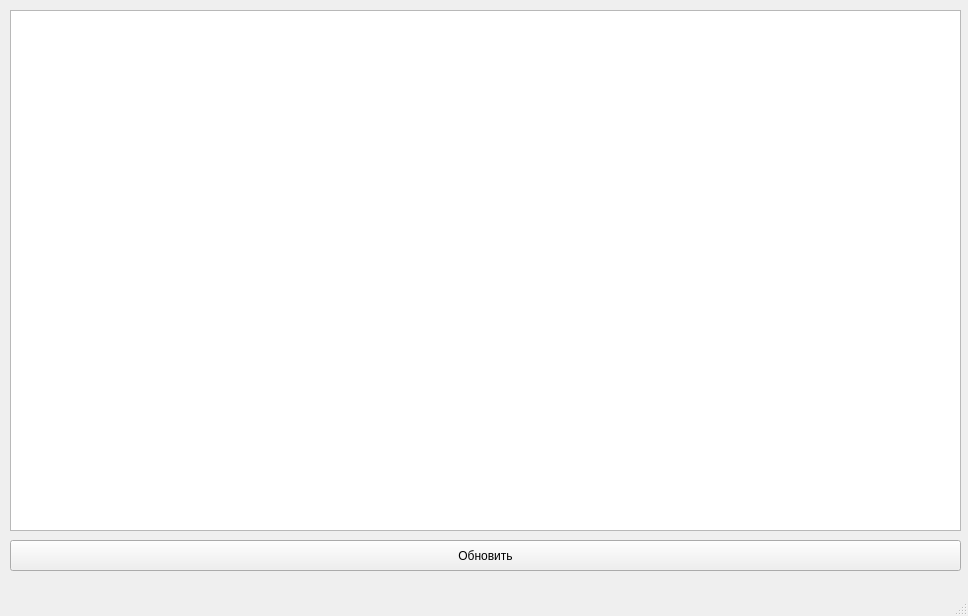
<?xml version="1.0" encoding="UTF-8"?>
<ui version="4.0">
 <class>MainWindow</class>
 <widget class="QMainWindow" name="MainWindow">
  <property name="geometry">
   <rect>
    <x>0</x>
    <y>0</y>
    <width>968</width>
    <height>616</height>
   </rect>
  </property>
  <property name="windowTitle">
   <string>MainWindow</string>
  </property>
  <widget class="QWidget" name="centralwidget">
   <widget class="QGraphicsView" name="graphicsView">
    <property name="geometry">
     <rect>
      <x>10</x>
      <y>10</y>
      <width>951</width>
      <height>521</height>
     </rect>
    </property>
   </widget>
   <widget class="QPushButton" name="pushButton">
    <property name="geometry">
     <rect>
      <x>10</x>
      <y>540</y>
      <width>951</width>
      <height>31</height>
     </rect>
    </property>
    <property name="text">
     <string>Обновить</string>
    </property>
   </widget>
  </widget>
  <widget class="QMenuBar" name="menubar">
   <property name="geometry">
    <rect>
     <x>0</x>
     <y>0</y>
     <width>968</width>
     <height>22</height>
    </rect>
   </property>
  </widget>
  <widget class="QStatusBar" name="statusbar"/>
 </widget>
 <resources/>
 <connections/>
</ui>
